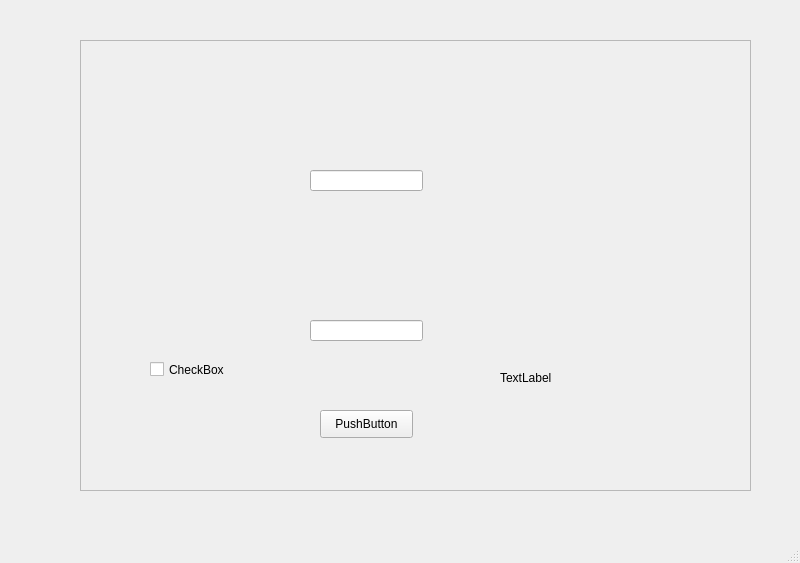
<?xml version="1.0" encoding="UTF-8"?>
<ui version="4.0">
 <class>MainWindow</class>
 <widget class="QMainWindow" name="MainWindow">
  <property name="geometry">
   <rect>
    <x>0</x>
    <y>0</y>
    <width>800</width>
    <height>563</height>
   </rect>
  </property>
  <property name="windowTitle">
   <string>MainWindow</string>
  </property>
  <widget class="QWidget" name="centralwidget">
   <widget class="QFrame" name="frame">
    <property name="geometry">
     <rect>
      <x>80</x>
      <y>40</y>
      <width>671</width>
      <height>451</height>
     </rect>
    </property>
    <property name="frameShape">
     <enum>QFrame::StyledPanel</enum>
    </property>
    <property name="frameShadow">
     <enum>QFrame::Raised</enum>
    </property>
    <widget class="QPushButton" name="pushButton">
     <property name="geometry">
      <rect>
       <x>240</x>
       <y>370</y>
       <width>93</width>
       <height>28</height>
      </rect>
     </property>
     <property name="text">
      <string>PushButton</string>
     </property>
    </widget>
    <widget class="QLineEdit" name="lineEdit">
     <property name="geometry">
      <rect>
       <x>230</x>
       <y>130</y>
       <width>113</width>
       <height>21</height>
      </rect>
     </property>
    </widget>
    <widget class="QLineEdit" name="lineEdit_2">
     <property name="geometry">
      <rect>
       <x>230</x>
       <y>280</y>
       <width>113</width>
       <height>21</height>
      </rect>
     </property>
    </widget>
    <widget class="QCheckBox" name="checkBox">
     <property name="geometry">
      <rect>
       <x>70</x>
       <y>320</y>
       <width>91</width>
       <height>19</height>
      </rect>
     </property>
     <property name="text">
      <string>CheckBox</string>
     </property>
    </widget>
    <widget class="QLabel" name="label">
     <property name="geometry">
      <rect>
       <x>420</x>
       <y>330</y>
       <width>72</width>
       <height>15</height>
      </rect>
     </property>
     <property name="text">
      <string>TextLabel</string>
     </property>
    </widget>
   </widget>
  </widget>
  <widget class="QMenuBar" name="menubar">
   <property name="geometry">
    <rect>
     <x>0</x>
     <y>0</y>
     <width>800</width>
     <height>26</height>
    </rect>
   </property>
  </widget>
  <widget class="QStatusBar" name="statusbar"/>
 </widget>
 <resources/>
 <connections/>
</ui>
